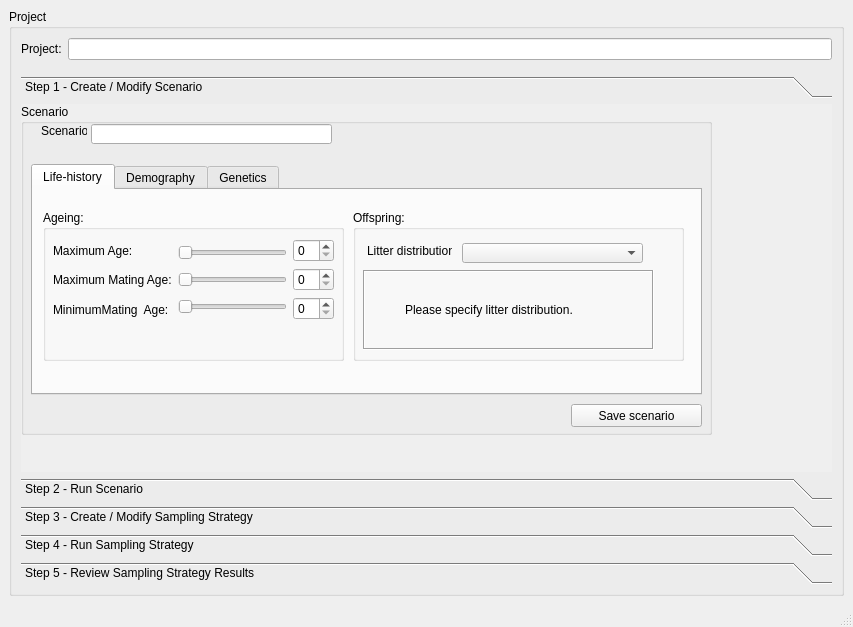
<?xml version="1.0" encoding="UTF-8"?>
<ui version="4.0">
 <class>MainWindow</class>
 <widget class="QMainWindow" name="MainWindow">
  <property name="geometry">
   <rect>
    <x>0</x>
    <y>0</y>
    <width>853</width>
    <height>627</height>
   </rect>
  </property>
  <property name="minimumSize">
   <size>
    <width>747</width>
    <height>627</height>
   </size>
  </property>
  <property name="windowTitle">
   <string>MainWindow</string>
  </property>
  <widget class="QWidget" name="centralwidget">
   <layout class="QHBoxLayout" name="horizontalLayout">
    <item>
     <widget class="QGroupBox" name="groupBox_11">
      <property name="title">
       <string>Project</string>
      </property>
      <layout class="QGridLayout" name="gridLayout_3">
       <item row="0" column="1">
        <widget class="QLineEdit" name="lineEdit_8"/>
       </item>
       <item row="0" column="0">
        <widget class="QLabel" name="label_35">
         <property name="text">
          <string>Project:</string>
         </property>
        </widget>
       </item>
       <item row="1" column="1">
        <spacer name="verticalSpacer">
         <property name="orientation">
          <enum>Qt::Vertical</enum>
         </property>
         <property name="sizeType">
          <enum>QSizePolicy::Fixed</enum>
         </property>
         <property name="sizeHint" stdset="0">
          <size>
           <width>20</width>
           <height>10</height>
          </size>
         </property>
        </spacer>
       </item>
       <item row="2" column="0" colspan="2">
        <widget class="QToolBox" name="toolBox">
         <property name="frameShape">
          <enum>QFrame::NoFrame</enum>
         </property>
         <property name="currentIndex">
          <number>0</number>
         </property>
         <widget class="QWidget" name="page_6">
          <property name="geometry">
           <rect>
            <x>0</x>
            <y>0</y>
            <width>815</width>
            <height>358</height>
           </rect>
          </property>
          <attribute name="label">
           <string>Step 1 - Create / Modify Scenario</string>
          </attribute>
          <widget class="QGroupBox" name="groupBox_18">
           <property name="geometry">
            <rect>
             <x>0</x>
             <y>0</y>
             <width>691</width>
             <height>331</height>
            </rect>
           </property>
           <property name="sizePolicy">
            <sizepolicy hsizetype="Preferred" vsizetype="Preferred">
             <horstretch>0</horstretch>
             <verstretch>0</verstretch>
            </sizepolicy>
           </property>
           <property name="title">
            <string>Scenario</string>
           </property>
           <property name="checkable">
            <bool>false</bool>
           </property>
           <widget class="QLabel" name="label_36">
            <property name="geometry">
             <rect>
              <x>20</x>
              <y>20</y>
              <width>46</width>
              <height>13</height>
             </rect>
            </property>
            <property name="text">
             <string>Scenario:</string>
            </property>
           </widget>
           <widget class="QLineEdit" name="lineEdit_4">
            <property name="geometry">
             <rect>
              <x>70</x>
              <y>20</y>
              <width>241</width>
              <height>20</height>
             </rect>
            </property>
           </widget>
           <widget class="QTabWidget" name="tabWidget_3">
            <property name="geometry">
             <rect>
              <x>10</x>
              <y>60</y>
              <width>671</width>
              <height>231</height>
             </rect>
            </property>
            <property name="autoFillBackground">
             <bool>false</bool>
            </property>
            <property name="currentIndex">
             <number>0</number>
            </property>
            <widget class="QWidget" name="tab_6">
             <attribute name="title">
              <string>Life-history</string>
             </attribute>
             <widget class="QGroupBox" name="groupBox_19">
              <property name="geometry">
               <rect>
                <x>320</x>
                <y>20</y>
                <width>331</width>
                <height>151</height>
               </rect>
              </property>
              <property name="title">
               <string>Offspring:</string>
              </property>
              <widget class="QComboBox" name="comboBox_4">
               <property name="geometry">
                <rect>
                 <x>109</x>
                 <y>33</y>
                 <width>181</width>
                 <height>20</height>
                </rect>
               </property>
              </widget>
              <widget class="QStackedWidget" name="stackedWidget">
               <property name="geometry">
                <rect>
                 <x>10</x>
                 <y>60</y>
                 <width>291</width>
                 <height>80</height>
                </rect>
               </property>
               <property name="frameShape">
                <enum>QFrame::Box</enum>
               </property>
               <property name="frameShadow">
                <enum>QFrame::Sunken</enum>
               </property>
               <property name="currentIndex">
                <number>0</number>
               </property>
               <widget class="QWidget" name="page_3">
                <widget class="QLabel" name="label">
                 <property name="geometry">
                  <rect>
                   <x>40</x>
                   <y>30</y>
                   <width>201</width>
                   <height>16</height>
                  </rect>
                 </property>
                 <property name="text">
                  <string>Please specify litter distribution.</string>
                 </property>
                </widget>
               </widget>
               <widget class="QWidget" name="page">
                <widget class="QWidget" name="">
                 <property name="geometry">
                  <rect>
                   <x>7</x>
                   <y>30</y>
                   <width>271</width>
                   <height>24</height>
                  </rect>
                 </property>
                 <layout class="QHBoxLayout" name="horizontalLayout_5">
                  <item>
                   <widget class="QLabel" name="label_39">
                    <property name="text">
                     <string>Number:</string>
                    </property>
                   </widget>
                  </item>
                  <item>
                   <widget class="QSlider" name="horizontalSlider_27">
                    <property name="orientation">
                     <enum>Qt::Horizontal</enum>
                    </property>
                   </widget>
                  </item>
                  <item>
                   <widget class="QSpinBox" name="spinBox_23"/>
                  </item>
                 </layout>
                </widget>
               </widget>
               <widget class="QWidget" name="page_2">
                <widget class="QWidget" name="">
                 <property name="geometry">
                  <rect>
                   <x>3</x>
                   <y>16</y>
                   <width>281</width>
                   <height>54</height>
                  </rect>
                 </property>
                 <layout class="QHBoxLayout" name="horizontalLayout_6">
                  <item>
                   <layout class="QVBoxLayout" name="verticalLayout">
                    <item>
                     <widget class="QLabel" name="label_40">
                      <property name="text">
                       <string>Mean:</string>
                      </property>
                     </widget>
                    </item>
                    <item>
                     <widget class="QLabel" name="label_41">
                      <property name="text">
                       <string>Standard Deviation:</string>
                      </property>
                     </widget>
                    </item>
                   </layout>
                  </item>
                  <item>
                   <layout class="QVBoxLayout" name="verticalLayout_2">
                    <item>
                     <widget class="QSlider" name="horizontalSlider_28">
                      <property name="orientation">
                       <enum>Qt::Horizontal</enum>
                      </property>
                     </widget>
                    </item>
                    <item>
                     <widget class="QSlider" name="horizontalSlider_29">
                      <property name="orientation">
                       <enum>Qt::Horizontal</enum>
                      </property>
                     </widget>
                    </item>
                   </layout>
                  </item>
                  <item>
                   <layout class="QVBoxLayout" name="verticalLayout_3">
                    <item>
                     <widget class="QDoubleSpinBox" name="doubleSpinBox_5"/>
                    </item>
                    <item>
                     <widget class="QDoubleSpinBox" name="doubleSpinBox_6"/>
                    </item>
                   </layout>
                  </item>
                 </layout>
                </widget>
               </widget>
              </widget>
              <widget class="QLabel" name="label_38">
               <property name="geometry">
                <rect>
                 <x>14</x>
                 <y>33</y>
                 <width>85</width>
                 <height>16</height>
                </rect>
               </property>
               <property name="text">
                <string>Litter distribution:</string>
               </property>
              </widget>
             </widget>
             <widget class="QGroupBox" name="groupBox_20">
              <property name="geometry">
               <rect>
                <x>10</x>
                <y>20</y>
                <width>301</width>
                <height>151</height>
               </rect>
              </property>
              <property name="title">
               <string>Ageing:</string>
              </property>
              <widget class="QWidget" name="">
               <property name="geometry">
                <rect>
                 <x>10</x>
                 <y>29</y>
                 <width>281</width>
                 <height>82</height>
                </rect>
               </property>
               <layout class="QHBoxLayout" name="horizontalLayout_4">
                <item>
                 <layout class="QVBoxLayout" name="verticalLayout_28">
                  <item>
                   <widget class="QLabel" name="label_42">
                    <property name="text">
                     <string>Maximum Age:</string>
                    </property>
                   </widget>
                  </item>
                  <item>
                   <widget class="QLabel" name="label_43">
                    <property name="text">
                     <string>Maximum Mating Age:</string>
                    </property>
                   </widget>
                  </item>
                  <item>
                   <widget class="QLabel" name="label_44">
                    <property name="text">
                     <string>MinimumMating  Age:</string>
                    </property>
                   </widget>
                  </item>
                 </layout>
                </item>
                <item>
                 <layout class="QVBoxLayout" name="verticalLayout_29">
                  <item>
                   <widget class="QSlider" name="horizontalSlider_31">
                    <property name="orientation">
                     <enum>Qt::Horizontal</enum>
                    </property>
                   </widget>
                  </item>
                  <item>
                   <widget class="QSlider" name="horizontalSlider_32">
                    <property name="orientation">
                     <enum>Qt::Horizontal</enum>
                    </property>
                   </widget>
                  </item>
                  <item>
                   <widget class="QSlider" name="horizontalSlider_33">
                    <property name="orientation">
                     <enum>Qt::Horizontal</enum>
                    </property>
                   </widget>
                  </item>
                 </layout>
                </item>
                <item>
                 <layout class="QVBoxLayout" name="verticalLayout_30">
                  <item>
                   <widget class="QSpinBox" name="spinBox_24"/>
                  </item>
                  <item>
                   <widget class="QSpinBox" name="spinBox_25"/>
                  </item>
                  <item>
                   <widget class="QSpinBox" name="spinBox_27"/>
                  </item>
                 </layout>
                </item>
               </layout>
              </widget>
             </widget>
            </widget>
            <widget class="QWidget" name="tab_7">
             <attribute name="title">
              <string>Demography</string>
             </attribute>
             <widget class="QGroupBox" name="groupBox_21">
              <property name="geometry">
               <rect>
                <x>10</x>
                <y>20</y>
                <width>301</width>
                <height>151</height>
               </rect>
              </property>
              <property name="title">
               <string>GroupBox</string>
              </property>
              <widget class="QWidget" name="">
               <property name="geometry">
                <rect>
                 <x>20</x>
                 <y>30</y>
                 <width>261</width>
                 <height>24</height>
                </rect>
               </property>
               <layout class="QHBoxLayout" name="horizontalLayout_3">
                <item>
                 <widget class="QLabel" name="label_45">
                  <property name="text">
                   <string>Population size:</string>
                  </property>
                 </widget>
                </item>
                <item>
                 <widget class="QSlider" name="horizontalSlider_34">
                  <property name="orientation">
                   <enum>Qt::Horizontal</enum>
                  </property>
                 </widget>
                </item>
                <item>
                 <widget class="QSpinBox" name="spinBox_28"/>
                </item>
               </layout>
              </widget>
             </widget>
             <widget class="QGroupBox" name="groupBox_22">
              <property name="geometry">
               <rect>
                <x>320</x>
                <y>20</y>
                <width>311</width>
                <height>151</height>
               </rect>
              </property>
              <property name="title">
               <string>Age cohort survival:</string>
              </property>
              <widget class="QPushButton" name="pushButton_6">
               <property name="geometry">
                <rect>
                 <x>30</x>
                 <y>30</y>
                 <width>261</width>
                 <height>23</height>
                </rect>
               </property>
               <property name="text">
                <string>Edit age cohort survival rates</string>
               </property>
              </widget>
             </widget>
            </widget>
            <widget class="QWidget" name="tab_8">
             <attribute name="title">
              <string>Genetics</string>
             </attribute>
             <widget class="QGroupBox" name="groupBox_23">
              <property name="geometry">
               <rect>
                <x>10</x>
                <y>50</y>
                <width>331</width>
                <height>151</height>
               </rect>
              </property>
              <property name="title">
               <string>Alleles per locus</string>
              </property>
              <widget class="QWidget" name="">
               <property name="geometry">
                <rect>
                 <x>11</x>
                 <y>59</y>
                 <width>291</width>
                 <height>82</height>
                </rect>
               </property>
               <layout class="QHBoxLayout" name="horizontalLayout_2">
                <item>
                 <layout class="QVBoxLayout" name="verticalLayout_4">
                  <item>
                   <widget class="QLabel" name="label_47">
                    <property name="text">
                     <string>Number:</string>
                    </property>
                   </widget>
                  </item>
                  <item>
                   <widget class="QLabel" name="label_48">
                    <property name="text">
                     <string>Mean:</string>
                    </property>
                   </widget>
                  </item>
                  <item>
                   <widget class="QLabel" name="label_49">
                    <property name="text">
                     <string>Standard Deviation:</string>
                    </property>
                   </widget>
                  </item>
                 </layout>
                </item>
                <item>
                 <layout class="QVBoxLayout" name="verticalLayout_32">
                  <item>
                   <widget class="QSlider" name="horizontalSlider_35">
                    <property name="orientation">
                     <enum>Qt::Horizontal</enum>
                    </property>
                   </widget>
                  </item>
                  <item>
                   <widget class="QSlider" name="horizontalSlider_36">
                    <property name="orientation">
                     <enum>Qt::Horizontal</enum>
                    </property>
                   </widget>
                  </item>
                  <item>
                   <widget class="QSlider" name="horizontalSlider_37">
                    <property name="orientation">
                     <enum>Qt::Horizontal</enum>
                    </property>
                   </widget>
                  </item>
                 </layout>
                </item>
                <item>
                 <layout class="QVBoxLayout" name="verticalLayout_33">
                  <item>
                   <widget class="QSpinBox" name="spinBox_29"/>
                  </item>
                  <item>
                   <widget class="QDoubleSpinBox" name="doubleSpinBox_7"/>
                  </item>
                  <item>
                   <widget class="QDoubleSpinBox" name="doubleSpinBox_8"/>
                  </item>
                 </layout>
                </item>
               </layout>
              </widget>
              <widget class="QWidget" name="">
               <property name="geometry">
                <rect>
                 <x>11</x>
                 <y>30</y>
                 <width>291</width>
                 <height>22</height>
                </rect>
               </property>
               <layout class="QHBoxLayout" name="horizontalLayout_9">
                <item>
                 <widget class="QLabel" name="label_46">
                  <property name="text">
                   <string>Alleles per locus distribution:</string>
                  </property>
                 </widget>
                </item>
                <item>
                 <widget class="QComboBox" name="comboBox_5"/>
                </item>
               </layout>
              </widget>
             </widget>
             <widget class="QGroupBox" name="groupBox_24">
              <property name="geometry">
               <rect>
                <x>350</x>
                <y>50</y>
                <width>311</width>
                <height>151</height>
               </rect>
              </property>
              <property name="title">
               <string>Allele Frequencies</string>
              </property>
              <widget class="QWidget" name="">
               <property name="geometry">
                <rect>
                 <x>10</x>
                 <y>30</y>
                 <width>291</width>
                 <height>22</height>
                </rect>
               </property>
               <layout class="QHBoxLayout" name="horizontalLayout_7">
                <item>
                 <widget class="QLabel" name="label_50">
                  <property name="text">
                   <string>Allele frequency distribution:</string>
                  </property>
                 </widget>
                </item>
                <item>
                 <widget class="QComboBox" name="comboBox_6"/>
                </item>
               </layout>
              </widget>
              <widget class="QWidget" name="">
               <property name="geometry">
                <rect>
                 <x>10</x>
                 <y>70</y>
                 <width>291</width>
                 <height>22</height>
                </rect>
               </property>
               <layout class="QHBoxLayout" name="horizontalLayout_8">
                <item>
                 <widget class="QLabel" name="label_51">
                  <property name="text">
                   <string>Allele frequency file:</string>
                  </property>
                 </widget>
                </item>
                <item>
                 <widget class="QLineEdit" name="lineEdit_2"/>
                </item>
                <item>
                 <widget class="QToolButton" name="toolButton_2">
                  <property name="text">
                   <string>...</string>
                  </property>
                 </widget>
                </item>
               </layout>
              </widget>
             </widget>
             <widget class="QWidget" name="">
              <property name="geometry">
               <rect>
                <x>20</x>
                <y>12</y>
                <width>321</width>
                <height>24</height>
               </rect>
              </property>
              <layout class="QHBoxLayout" name="horizontalLayout_10">
               <item>
                <widget class="QLabel" name="label_8">
                 <property name="text">
                  <string>Number of Loci:</string>
                 </property>
                </widget>
               </item>
               <item>
                <widget class="QSlider" name="horizontalSlider_38">
                 <property name="orientation">
                  <enum>Qt::Horizontal</enum>
                 </property>
                </widget>
               </item>
               <item>
                <widget class="QSpinBox" name="spinBox_30"/>
               </item>
              </layout>
             </widget>
            </widget>
           </widget>
           <widget class="QPushButton" name="pushButton_7">
            <property name="geometry">
             <rect>
              <x>550</x>
              <y>300</y>
              <width>131</width>
              <height>23</height>
             </rect>
            </property>
            <property name="text">
             <string>Save scenario</string>
            </property>
           </widget>
          </widget>
         </widget>
         <widget class="QWidget" name="page_7">
          <property name="geometry">
           <rect>
            <x>0</x>
            <y>0</y>
            <width>815</width>
            <height>358</height>
           </rect>
          </property>
          <attribute name="label">
           <string>Step 2 - Run Scenario</string>
          </attribute>
          <widget class="QGroupBox" name="groupBox_27">
           <property name="geometry">
            <rect>
             <x>10</x>
             <y>20</y>
             <width>681</width>
             <height>161</height>
            </rect>
           </property>
           <property name="title">
            <string>Run scenario</string>
           </property>
           <widget class="QPushButton" name="pushButton_8">
            <property name="geometry">
             <rect>
              <x>530</x>
              <y>120</y>
              <width>131</width>
              <height>23</height>
             </rect>
            </property>
            <property name="text">
             <string>Run scenario</string>
            </property>
           </widget>
           <widget class="QWidget" name="layoutWidget_40">
            <property name="geometry">
             <rect>
              <x>290</x>
              <y>30</y>
              <width>44</width>
              <height>74</height>
             </rect>
            </property>
            <layout class="QVBoxLayout" name="verticalLayout_40">
             <item>
              <widget class="QSpinBox" name="spinBox_37"/>
             </item>
             <item>
              <widget class="QSpinBox" name="spinBox_38"/>
             </item>
             <item>
              <widget class="QSpinBox" name="spinBox_39"/>
             </item>
            </layout>
           </widget>
           <widget class="QWidget" name="layoutWidget_41">
            <property name="geometry">
             <rect>
              <x>190</x>
              <y>30</y>
              <width>86</width>
              <height>80</height>
             </rect>
            </property>
            <layout class="QVBoxLayout" name="verticalLayout_41">
             <item>
              <widget class="QSlider" name="horizontalSlider_45">
               <property name="orientation">
                <enum>Qt::Horizontal</enum>
               </property>
              </widget>
             </item>
             <item>
              <widget class="QSlider" name="horizontalSlider_46">
               <property name="orientation">
                <enum>Qt::Horizontal</enum>
               </property>
              </widget>
             </item>
             <item>
              <widget class="QSlider" name="horizontalSlider_47">
               <property name="orientation">
                <enum>Qt::Horizontal</enum>
               </property>
              </widget>
             </item>
            </layout>
           </widget>
           <widget class="QWidget" name="layoutWidget_42">
            <property name="geometry">
             <rect>
              <x>20</x>
              <y>30</y>
              <width>158</width>
              <height>71</height>
             </rect>
            </property>
            <layout class="QVBoxLayout" name="verticalLayout_42">
             <item>
              <widget class="QLabel" name="label_58">
               <property name="text">
                <string>Burn-in length:</string>
               </property>
              </widget>
             </item>
             <item>
              <widget class="QLabel" name="label_59">
               <property name="text">
                <string>Temporal evolution length:</string>
               </property>
              </widget>
             </item>
             <item>
              <widget class="QLabel" name="label_60">
               <property name="text">
                <string>Number of population replicates:</string>
               </property>
              </widget>
             </item>
            </layout>
           </widget>
          </widget>
         </widget>
         <widget class="QWidget" name="page_8">
          <property name="geometry">
           <rect>
            <x>0</x>
            <y>0</y>
            <width>815</width>
            <height>358</height>
           </rect>
          </property>
          <attribute name="label">
           <string>Step 3 - Create / Modify Sampling Strategy</string>
          </attribute>
          <widget class="QGroupBox" name="groupBox_28">
           <property name="geometry">
            <rect>
             <x>0</x>
             <y>10</y>
             <width>691</width>
             <height>241</height>
            </rect>
           </property>
           <property name="title">
            <string>Sampling strategy</string>
           </property>
           <widget class="QGroupBox" name="groupBox_29">
            <property name="geometry">
             <rect>
              <x>20</x>
              <y>30</y>
              <width>301</width>
              <height>151</height>
             </rect>
            </property>
            <property name="title">
             <string>Sample size range</string>
            </property>
            <widget class="QWidget" name="layoutWidget_43">
             <property name="geometry">
              <rect>
               <x>10</x>
               <y>30</y>
               <width>107</width>
               <height>81</height>
              </rect>
             </property>
             <layout class="QVBoxLayout" name="verticalLayout_43">
              <item>
               <widget class="QLabel" name="label_61">
                <property name="text">
                 <string>Maximum Samples:</string>
                </property>
               </widget>
              </item>
              <item>
               <widget class="QLabel" name="label_62">
                <property name="text">
                 <string>Minimum Samples</string>
                </property>
               </widget>
              </item>
              <item>
               <widget class="QLabel" name="label_63">
                <property name="text">
                 <string>Sample size increment</string>
                </property>
               </widget>
              </item>
             </layout>
            </widget>
            <widget class="QWidget" name="layoutWidget_44">
             <property name="geometry">
              <rect>
               <x>130</x>
               <y>30</y>
               <width>86</width>
               <height>81</height>
              </rect>
             </property>
             <layout class="QVBoxLayout" name="verticalLayout_44">
              <item>
               <widget class="QSlider" name="horizontalSlider_48">
                <property name="orientation">
                 <enum>Qt::Horizontal</enum>
                </property>
               </widget>
              </item>
              <item>
               <widget class="QSlider" name="horizontalSlider_49">
                <property name="orientation">
                 <enum>Qt::Horizontal</enum>
                </property>
               </widget>
              </item>
              <item>
               <widget class="QSlider" name="horizontalSlider_50">
                <property name="orientation">
                 <enum>Qt::Horizontal</enum>
                </property>
               </widget>
              </item>
             </layout>
            </widget>
            <widget class="QWidget" name="layoutWidget_45">
             <property name="geometry">
              <rect>
               <x>220</x>
               <y>29</y>
               <width>44</width>
               <height>81</height>
              </rect>
             </property>
             <layout class="QVBoxLayout" name="verticalLayout_45">
              <item>
               <widget class="QSpinBox" name="spinBox_40"/>
              </item>
              <item>
               <widget class="QSpinBox" name="spinBox_41"/>
              </item>
              <item>
               <widget class="QSpinBox" name="spinBox_42"/>
              </item>
             </layout>
            </widget>
           </widget>
           <widget class="QGroupBox" name="groupBox_30">
            <property name="geometry">
             <rect>
              <x>340</x>
              <y>30</y>
              <width>301</width>
              <height>151</height>
             </rect>
            </property>
            <property name="title">
             <string>Locus number range</string>
            </property>
            <widget class="QWidget" name="layoutWidget_46">
             <property name="geometry">
              <rect>
               <x>10</x>
               <y>30</y>
               <width>122</width>
               <height>81</height>
              </rect>
             </property>
             <layout class="QVBoxLayout" name="verticalLayout_46">
              <item>
               <widget class="QLabel" name="label_64">
                <property name="text">
                 <string>Maximum loci:</string>
                </property>
               </widget>
              </item>
              <item>
               <widget class="QLabel" name="label_65">
                <property name="text">
                 <string>Minimum loci:</string>
                </property>
               </widget>
              </item>
              <item>
               <widget class="QLabel" name="label_66">
                <property name="text">
                 <string>Locus number increment:</string>
                </property>
               </widget>
              </item>
             </layout>
            </widget>
            <widget class="QWidget" name="layoutWidget_47">
             <property name="geometry">
              <rect>
               <x>130</x>
               <y>30</y>
               <width>86</width>
               <height>81</height>
              </rect>
             </property>
             <layout class="QVBoxLayout" name="verticalLayout_47">
              <item>
               <widget class="QSlider" name="horizontalSlider_51">
                <property name="orientation">
                 <enum>Qt::Horizontal</enum>
                </property>
               </widget>
              </item>
              <item>
               <widget class="QSlider" name="horizontalSlider_52">
                <property name="orientation">
                 <enum>Qt::Horizontal</enum>
                </property>
               </widget>
              </item>
              <item>
               <widget class="QSlider" name="horizontalSlider_53">
                <property name="orientation">
                 <enum>Qt::Horizontal</enum>
                </property>
               </widget>
              </item>
             </layout>
            </widget>
            <widget class="QWidget" name="layoutWidget_48">
             <property name="geometry">
              <rect>
               <x>220</x>
               <y>29</y>
               <width>44</width>
               <height>81</height>
              </rect>
             </property>
             <layout class="QVBoxLayout" name="verticalLayout_48">
              <item>
               <widget class="QSpinBox" name="spinBox_43"/>
              </item>
              <item>
               <widget class="QSpinBox" name="spinBox_44"/>
              </item>
              <item>
               <widget class="QSpinBox" name="spinBox_45"/>
              </item>
             </layout>
            </widget>
           </widget>
           <widget class="QPushButton" name="pushButton_9">
            <property name="geometry">
             <rect>
              <x>540</x>
              <y>200</y>
              <width>141</width>
              <height>23</height>
             </rect>
            </property>
            <property name="text">
             <string>Save sampling strategy</string>
            </property>
           </widget>
          </widget>
         </widget>
         <widget class="QWidget" name="page_9">
          <property name="geometry">
           <rect>
            <x>0</x>
            <y>0</y>
            <width>815</width>
            <height>358</height>
           </rect>
          </property>
          <attribute name="label">
           <string>Step 4 - Run Sampling Strategy</string>
          </attribute>
          <widget class="QGroupBox" name="groupBox_31">
           <property name="geometry">
            <rect>
             <x>0</x>
             <y>10</y>
             <width>681</width>
             <height>161</height>
            </rect>
           </property>
           <property name="title">
            <string>Run sampling strategy</string>
           </property>
           <widget class="QPushButton" name="pushButton_10">
            <property name="geometry">
             <rect>
              <x>530</x>
              <y>120</y>
              <width>131</width>
              <height>23</height>
             </rect>
            </property>
            <property name="text">
             <string>Run sampling strategy</string>
            </property>
           </widget>
           <widget class="QSlider" name="horizontalSlider_54">
            <property name="geometry">
             <rect>
              <x>150</x>
              <y>30</y>
              <width>84</width>
              <height>19</height>
             </rect>
            </property>
            <property name="orientation">
             <enum>Qt::Horizontal</enum>
            </property>
           </widget>
           <widget class="QLabel" name="label_67">
            <property name="geometry">
             <rect>
              <x>20</x>
              <y>30</y>
              <width>156</width>
              <height>19</height>
             </rect>
            </property>
            <property name="text">
             <string>Number of Ne replicates:</string>
            </property>
           </widget>
           <widget class="QSpinBox" name="spinBox_46">
            <property name="geometry">
             <rect>
              <x>240</x>
              <y>30</y>
              <width>42</width>
              <height>20</height>
             </rect>
            </property>
           </widget>
          </widget>
         </widget>
         <widget class="QWidget" name="page_10">
          <property name="geometry">
           <rect>
            <x>0</x>
            <y>0</y>
            <width>815</width>
            <height>358</height>
           </rect>
          </property>
          <attribute name="label">
           <string>Step 5 - Review Sampling Strategy Results</string>
          </attribute>
          <widget class="QGroupBox" name="groupBox_32">
           <property name="geometry">
            <rect>
             <x>10</x>
             <y>10</y>
             <width>681</width>
             <height>291</height>
            </rect>
           </property>
           <property name="title">
            <string>Sampling strategy results</string>
           </property>
           <widget class="QFrame" name="frame_2">
            <property name="geometry">
             <rect>
              <x>20</x>
              <y>20</y>
              <width>641</width>
              <height>251</height>
             </rect>
            </property>
            <property name="frameShape">
             <enum>QFrame::StyledPanel</enum>
            </property>
            <property name="frameShadow">
             <enum>QFrame::Sunken</enum>
            </property>
            <widget class="QTextBrowser" name="textBrowser_3">
             <property name="geometry">
              <rect>
               <x>10</x>
               <y>10</y>
               <width>621</width>
               <height>231</height>
              </rect>
             </property>
             <property name="html">
              <string>&lt;!DOCTYPE HTML PUBLIC &quot;-//W3C//DTD HTML 4.0//EN&quot; &quot;http://www.w3.org/TR/REC-html40/strict.dtd&quot;&gt;
&lt;html&gt;&lt;head&gt;&lt;meta name=&quot;qrichtext&quot; content=&quot;1&quot; /&gt;&lt;style type=&quot;text/css&quot;&gt;
p, li { white-space: pre-wrap; }
&lt;/style&gt;&lt;/head&gt;&lt;body style=&quot; font-family:'MS Shell Dlg 2'; font-size:8.25pt; font-weight:400; font-style:normal;&quot;&gt;
&lt;p style=&quot; margin-top:0px; margin-bottom:0px; margin-left:0px; margin-right:0px; -qt-block-indent:0; text-indent:0px;&quot;&gt;&lt;img src=&quot;:/test/Untitled.png&quot; /&gt;&lt;/p&gt;&lt;/body&gt;&lt;/html&gt;</string>
             </property>
            </widget>
           </widget>
          </widget>
         </widget>
        </widget>
       </item>
      </layout>
     </widget>
    </item>
   </layout>
  </widget>
  <widget class="QMenuBar" name="menubar">
   <property name="geometry">
    <rect>
     <x>0</x>
     <y>0</y>
     <width>853</width>
     <height>21</height>
    </rect>
   </property>
  </widget>
  <widget class="QStatusBar" name="statusbar"/>
 </widget>
 <resources>
  <include location="test.qrc"/>
 </resources>
 <connections/>
</ui>
